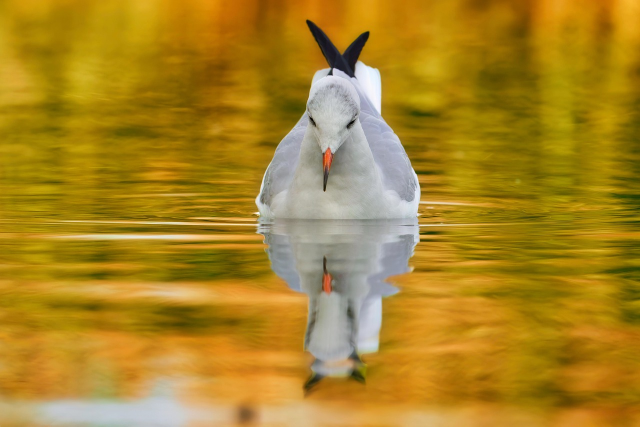
#> input picture DAY 06/sample_image.jpg, 1280 x 853 px (shown at 1/2 size)
$ jupyter execute 'DAY 06.ipynb'
#> lines starting #> are read from the running program, lines starting #| are printed output that depends on the picture
[cell 1]
import numpy as np
import matplotlib.pyplot as plt
import cv2

[cell 2]
img1 = cv2.imread("sample_image.jpg", cv2.IMREAD_GRAYSCALE).astype(np.float32)
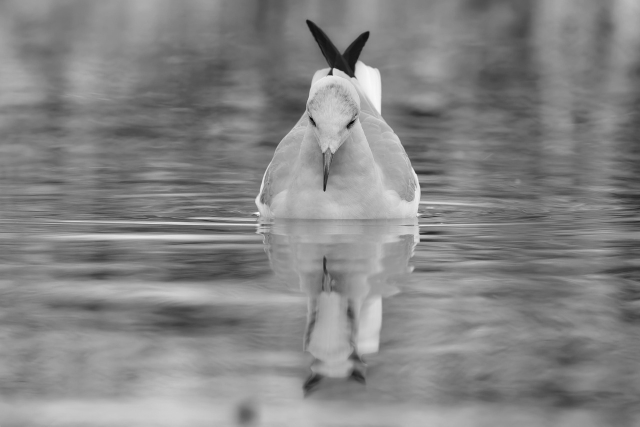
#> img1: shape (853, 1280) float32 (shown at 1/2 size); min 0, max 255, mean 132.9
img2 = cv2.imread("sample_color.jpg", cv2.IMREAD_GRAYSCALE).astype(np.float32)
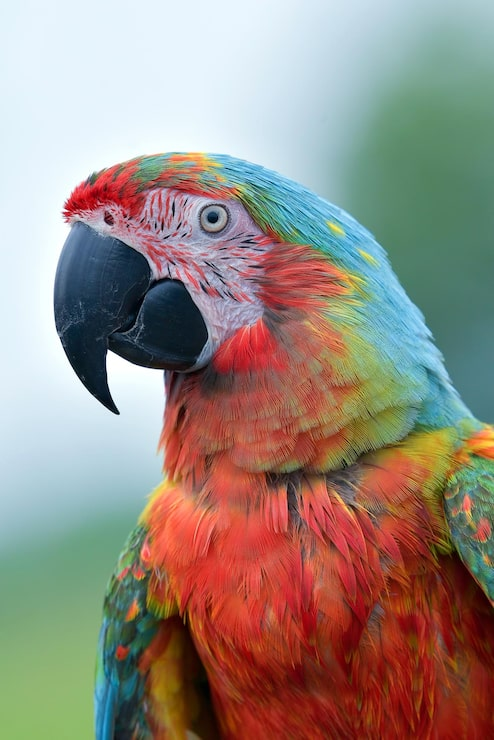
#> input picture DAY 06/sample_color.jpg, 494 x 740 px
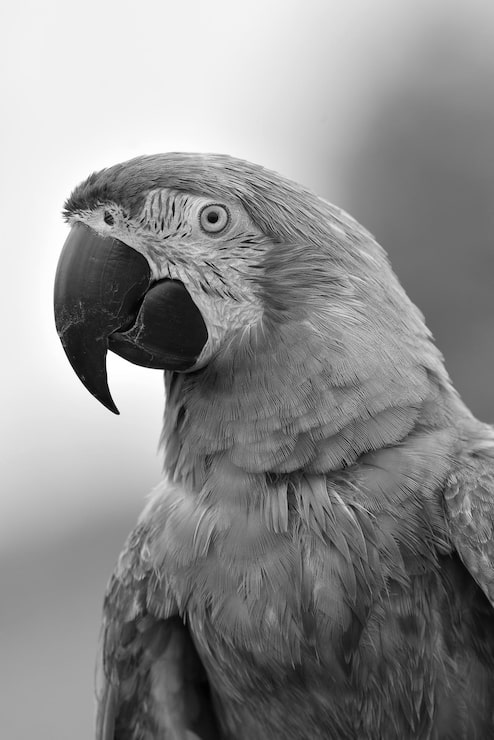
#> img2: shape (740, 494) float32; min 0, max 255, mean 141.1

[cell 3]
print(img1.shape)
#| (853, 1280)
print(img2.shape)
#| (740, 494)

[cell 4]
# resize image2 to match image1

if img1.shape != img2.shape:
    height = img1.shape[0]
#> height = 853
    width = img1.shape[1]
#> width = 1280
    img2 = cv2.resize(img2, (width, height))
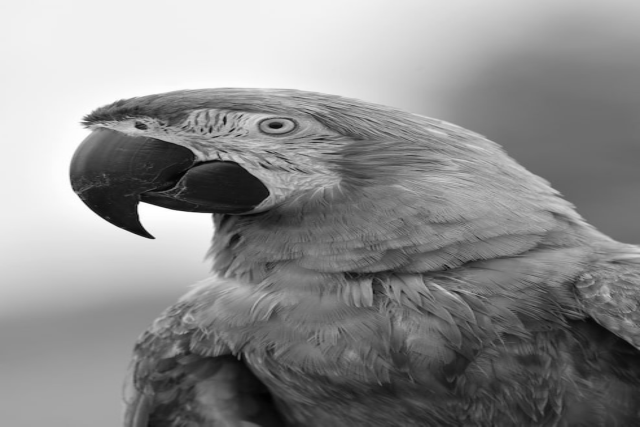
#> img2: shape (853, 1280) float32 (shown at 1/2 size); min 0.326, max 255, mean 141.1
    print("resized image2 to match image1 shape:", img2.shape)
#| resized image2 to match image1 shape: (853, 1280)

[cell 5]
print(img1.shape)
#| (853, 1280)
print(img2.shape)
#| (853, 1280)

[cell 6]
plt.figure(figsize=(6,5))
plt.subplot(1,2,1)
plt.imshow(img1, cmap="gray")
plt.title("Original grayscale image")
plt.axis("off")

plt.subplot(1,2,2)
plt.imshow(img2, cmap="gray")
plt.title("Original grayscale image")
plt.axis("off")

plt.tight_layout()
plt.show()

[cell 7]
added = img1 + img2
added = np.clip(added, 0, 255)
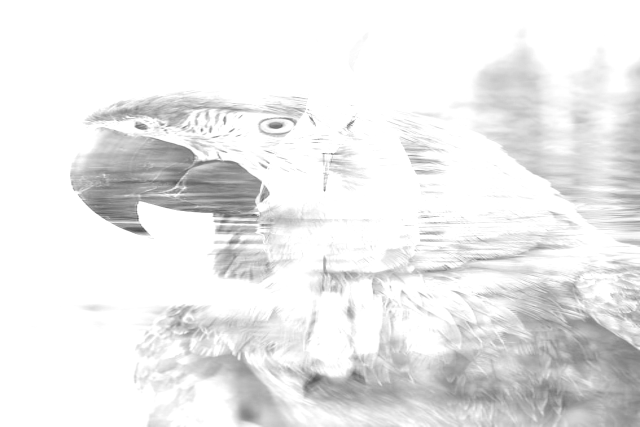
#> added: shape (853, 1280) float32 (shown at 1/2 size); min 74.6, max 255, mean 235
added = added.astype(np.uint8)

# opencv addition

[cell 8]
img1_n = cv2.imread("sample_image.jpg", cv2.IMREAD_GRAYSCALE)
#> img1_n: shape (853, 1280); min 0, max 255, mean 132.9
img2_n = cv2.imread("sample_color.jpg", cv2.IMREAD_GRAYSCALE)
#> img2_n: shape (740, 494); min 0, max 255, mean 141.1

if img1_n.shape != img2_n.shape:
    height = img1_n.shape[0]
    width = img1_n.shape[1]
    img2_n = cv2.resize(img2_n, (width, height))
#> img2_n: shape (853, 1280)
    print("resized image2 to match image1 shape:", img2_n.shape)
#| resized image2 to match image1 shape: (853, 1280)

[cell 9]
added_cv2 = cv2.add(img1_n,img2_n)
subtracted_cv2 = cv2.subtract(img1_n,img2_n)
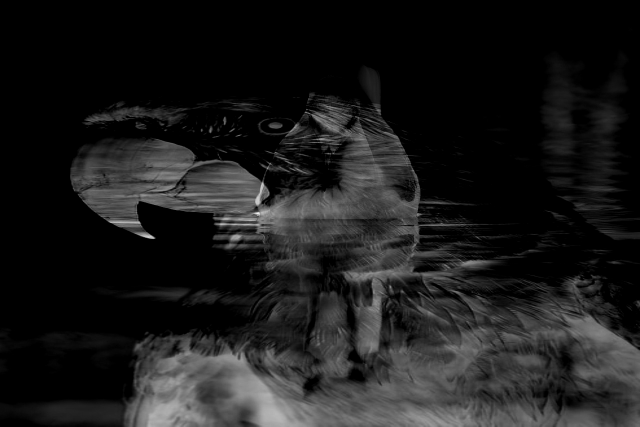
#> subtracted_cv2: shape (853, 1280) (shown at 1/2 size); min 0, max 247, mean 27.1

[cell 10]
averaged = (img1 + img2) / 2
averaged = averaged.astype(np.uint8)

[cell 11]
plt.figure(figsize=(12,8))
plt.subplot(1,2,1)
plt.imshow(added_cv2, cmap="gray")
plt.title("Manual addition (np.clip)")
plt.axis("off")

plt.subplot(1,2,2)
plt.imshow(subtracted_cv2, cmap="gray")
plt.title("Manual subtracted (np.clip)")
plt.axis("off")

plt.tight_layout()
plt.show()

# weighted blending (alpha blending)

[cell 12]
# result = alpha * img1 + (1 - alpha) * img2

alpha = 0.7
blended = alpha * img1 + (1 - alpha) * img2
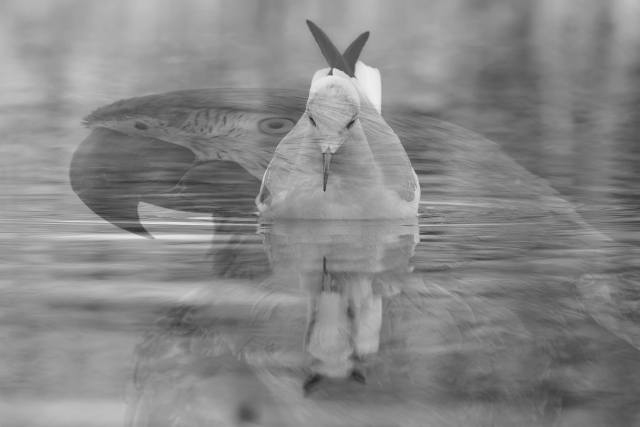
#> blended: shape (853, 1280) float32 (shown at 1/2 size); min 30.23, max 241.5, mean 135.3
blended = np.clip(blended, 0, 255)
blended = blended.astype(np.uint8)

[cell 13]
blended_cv2 = cv2.addWeighted(img1_n, alpha, img2_n, 1-alpha, 0)

[cell 14]
plt.figure(figsize=(10,5))
plt.subplot(1,2,1)
plt.imshow(blended, cmap="gray")
plt.title(f"Manual blend (alpha:{alpha})")
plt.axis("off")

plt.subplot(1,2,2)
plt.imshow(blended_cv2, cmap="gray")
plt.title(f"cv2.addWeighted blend")
plt.axis("off")

plt.tight_layout()
plt.show()

# Masking operations

[cell 15]
mask = np.zeros(img1.shape, dtype = np.uint8)
h = mask.shape[0]
#> h = 853
w = mask.shape[1]
#> w = 1280
mask[h//4: 3*h//4, w//4: 3*w//4] = 255

[cell 16]
plt.figure(figsize=(6,5))
plt.imshow(mask, cmap='gray')
plt.title("Binary mask")
plt.axis('off')
plt.show()
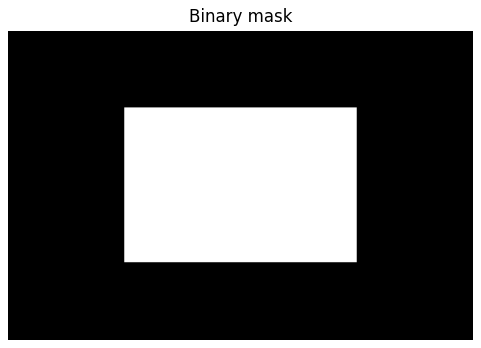
#> figure drawn by matplotlib, 1 panel

[cell 17]
masked_region = cv2.bitwise_and(img1_n, img1_n, mask=mask)
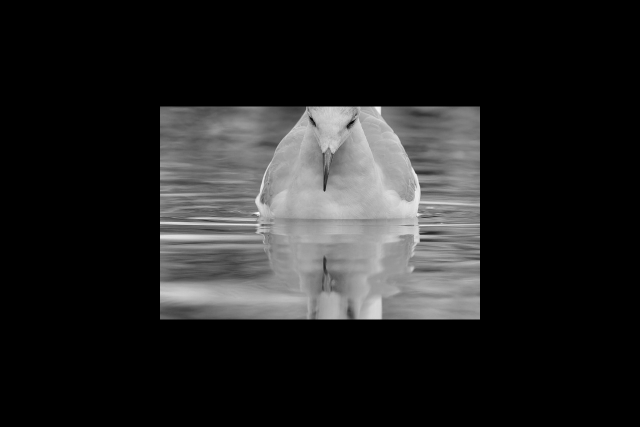
#> masked_region: shape (853, 1280) (shown at 1/2 size); min 0, max 255, mean 35.1

[cell 18]
plt.figure(figsize=(6,5))
plt.imshow(masked_region, cmap='gray')
plt.title("Masked image")
plt.axis('off')
plt.show()

[cell 19]
inverted_mask = cv2.bitwise_not(mask)
masked_region_inverse = cv2.bitwise_and(img1_n, img1_n, mask=inverted_mask)
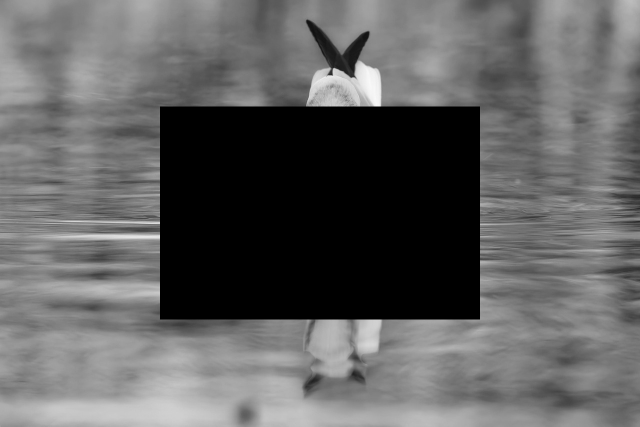
#> masked_region_inverse: shape (853, 1280) (shown at 1/2 size); min 0, max 249, mean 97.8
